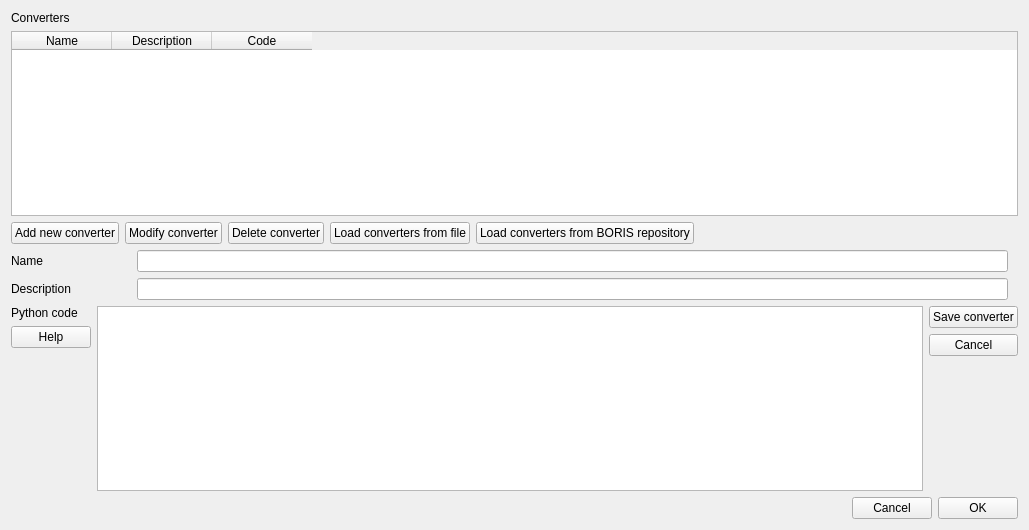
<?xml version="1.0" encoding="UTF-8"?>
<ui version="4.0">
 <class>converters</class>
 <widget class="QWidget" name="converters">
  <property name="geometry">
   <rect>
    <x>0</x>
    <y>0</y>
    <width>1029</width>
    <height>530</height>
   </rect>
  </property>
  <property name="windowTitle">
   <string>Time converters</string>
  </property>
  <layout class="QVBoxLayout" name="verticalLayout">
   <item>
    <widget class="QLabel" name="label_4">
     <property name="text">
      <string>Converters</string>
     </property>
    </widget>
   </item>
   <item>
    <widget class="QTableWidget" name="tw_converters">
     <property name="editTriggers">
      <set>QAbstractItemView::NoEditTriggers</set>
     </property>
     <property name="selectionMode">
      <enum>QAbstractItemView::SingleSelection</enum>
     </property>
     <property name="selectionBehavior">
      <enum>QAbstractItemView::SelectRows</enum>
     </property>
     <property name="sortingEnabled">
      <bool>true</bool>
     </property>
     <column>
      <property name="text">
       <string>Name</string>
      </property>
     </column>
     <column>
      <property name="text">
       <string>Description</string>
      </property>
     </column>
     <column>
      <property name="text">
       <string>Code</string>
      </property>
     </column>
    </widget>
   </item>
   <item>
    <layout class="QHBoxLayout" name="horizontalLayout">
     <item>
      <widget class="QPushButton" name="pb_add_converter">
       <property name="text">
        <string>Add new converter</string>
       </property>
      </widget>
     </item>
     <item>
      <widget class="QPushButton" name="pb_modify_converter">
       <property name="text">
        <string>Modify converter</string>
       </property>
      </widget>
     </item>
     <item>
      <widget class="QPushButton" name="pb_delete_converter">
       <property name="text">
        <string>Delete converter</string>
       </property>
      </widget>
     </item>
     <item>
      <widget class="QPushButton" name="pb_load_from_file">
       <property name="text">
        <string>Load converters from file</string>
       </property>
      </widget>
     </item>
     <item>
      <widget class="QPushButton" name="pb_load_from_repo">
       <property name="text">
        <string>Load converters from BORIS repository</string>
       </property>
      </widget>
     </item>
     <item>
      <spacer name="horizontalSpacer">
       <property name="orientation">
        <enum>Qt::Horizontal</enum>
       </property>
       <property name="sizeHint" stdset="0">
        <size>
         <width>40</width>
         <height>20</height>
        </size>
       </property>
      </spacer>
     </item>
    </layout>
   </item>
   <item>
    <layout class="QHBoxLayout" name="horizontalLayout_3">
     <item>
      <widget class="QLabel" name="label_2">
       <property name="minimumSize">
        <size>
         <width>120</width>
         <height>0</height>
        </size>
       </property>
       <property name="text">
        <string>Name</string>
       </property>
      </widget>
     </item>
     <item>
      <widget class="QLineEdit" name="le_converter_name"/>
     </item>
     <item>
      <spacer name="horizontalSpacer_3">
       <property name="orientation">
        <enum>Qt::Horizontal</enum>
       </property>
       <property name="sizeType">
        <enum>QSizePolicy::Minimum</enum>
       </property>
       <property name="sizeHint" stdset="0">
        <size>
         <width>10</width>
         <height>20</height>
        </size>
       </property>
      </spacer>
     </item>
    </layout>
   </item>
   <item>
    <layout class="QHBoxLayout" name="horizontalLayout_5">
     <item>
      <widget class="QLabel" name="label_3">
       <property name="minimumSize">
        <size>
         <width>120</width>
         <height>0</height>
        </size>
       </property>
       <property name="text">
        <string>Description</string>
       </property>
      </widget>
     </item>
     <item>
      <widget class="QLineEdit" name="le_converter_description"/>
     </item>
     <item>
      <spacer name="horizontalSpacer_4">
       <property name="orientation">
        <enum>Qt::Horizontal</enum>
       </property>
       <property name="sizeType">
        <enum>QSizePolicy::Minimum</enum>
       </property>
       <property name="sizeHint" stdset="0">
        <size>
         <width>10</width>
         <height>20</height>
        </size>
       </property>
      </spacer>
     </item>
    </layout>
   </item>
   <item>
    <layout class="QHBoxLayout" name="horizontalLayout_2">
     <item>
      <layout class="QVBoxLayout" name="verticalLayout_3">
       <item>
        <widget class="QLabel" name="label">
         <property name="text">
          <string>Python code</string>
         </property>
        </widget>
       </item>
       <item>
        <widget class="QPushButton" name="pb_code_help">
         <property name="text">
          <string>Help</string>
         </property>
        </widget>
       </item>
       <item>
        <spacer name="verticalSpacer_2">
         <property name="orientation">
          <enum>Qt::Vertical</enum>
         </property>
         <property name="sizeHint" stdset="0">
          <size>
           <width>20</width>
           <height>40</height>
          </size>
         </property>
        </spacer>
       </item>
      </layout>
     </item>
     <item>
      <widget class="QPlainTextEdit" name="pteCode">
       <property name="font">
        <font>
         <family>Monospace</family>
        </font>
       </property>
      </widget>
     </item>
     <item>
      <layout class="QVBoxLayout" name="verticalLayout_2">
       <item>
        <widget class="QPushButton" name="pb_save_converter">
         <property name="text">
          <string>Save converter</string>
         </property>
        </widget>
       </item>
       <item>
        <widget class="QPushButton" name="pb_cancel_converter">
         <property name="text">
          <string>Cancel</string>
         </property>
        </widget>
       </item>
       <item>
        <spacer name="verticalSpacer">
         <property name="orientation">
          <enum>Qt::Vertical</enum>
         </property>
         <property name="sizeHint" stdset="0">
          <size>
           <width>20</width>
           <height>40</height>
          </size>
         </property>
        </spacer>
       </item>
      </layout>
     </item>
    </layout>
   </item>
   <item>
    <layout class="QHBoxLayout" name="horizontalLayout_4">
     <item>
      <spacer name="horizontalSpacer_2">
       <property name="orientation">
        <enum>Qt::Horizontal</enum>
       </property>
       <property name="sizeHint" stdset="0">
        <size>
         <width>40</width>
         <height>20</height>
        </size>
       </property>
      </spacer>
     </item>
     <item>
      <widget class="QPushButton" name="pb_cancel_widget">
       <property name="text">
        <string>Cancel</string>
       </property>
      </widget>
     </item>
     <item>
      <widget class="QPushButton" name="pbOK">
       <property name="text">
        <string>OK</string>
       </property>
      </widget>
     </item>
    </layout>
   </item>
  </layout>
 </widget>
 <resources/>
 <connections/>
</ui>
